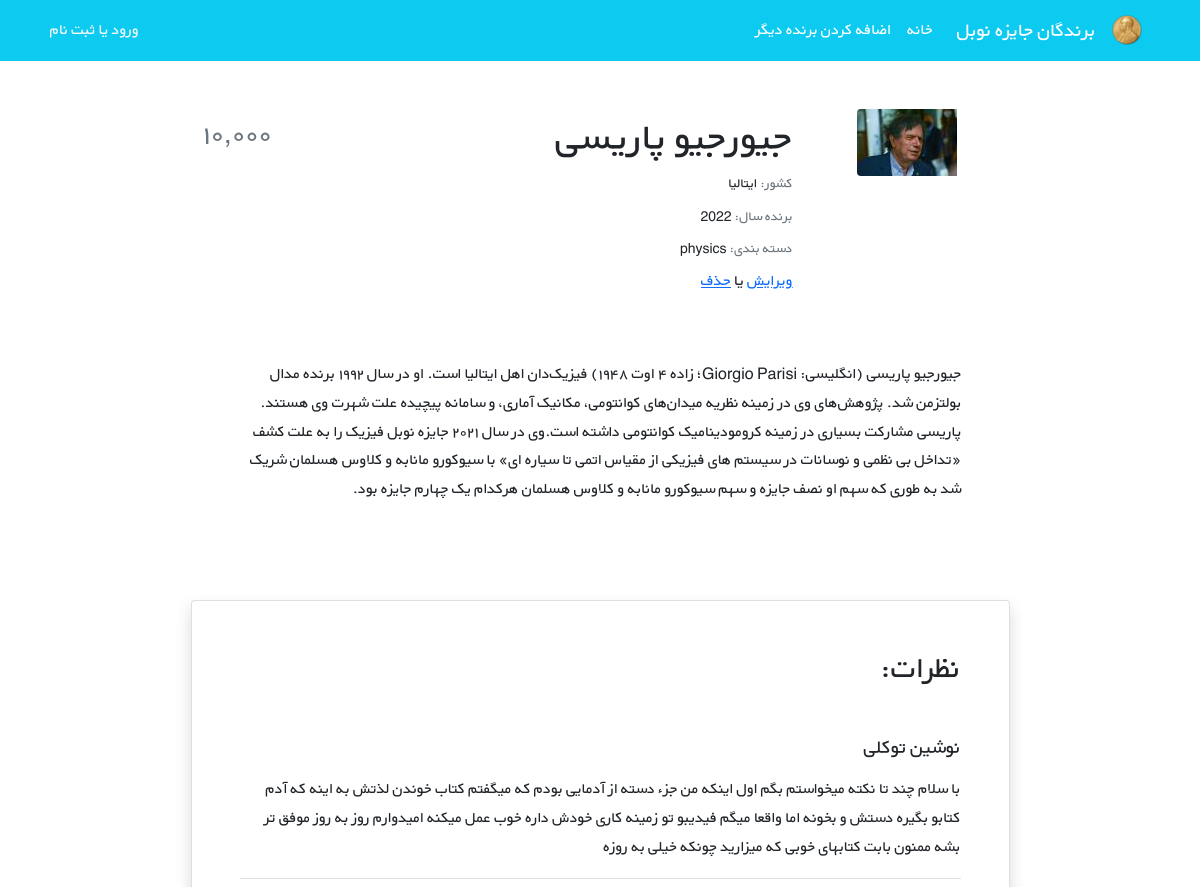
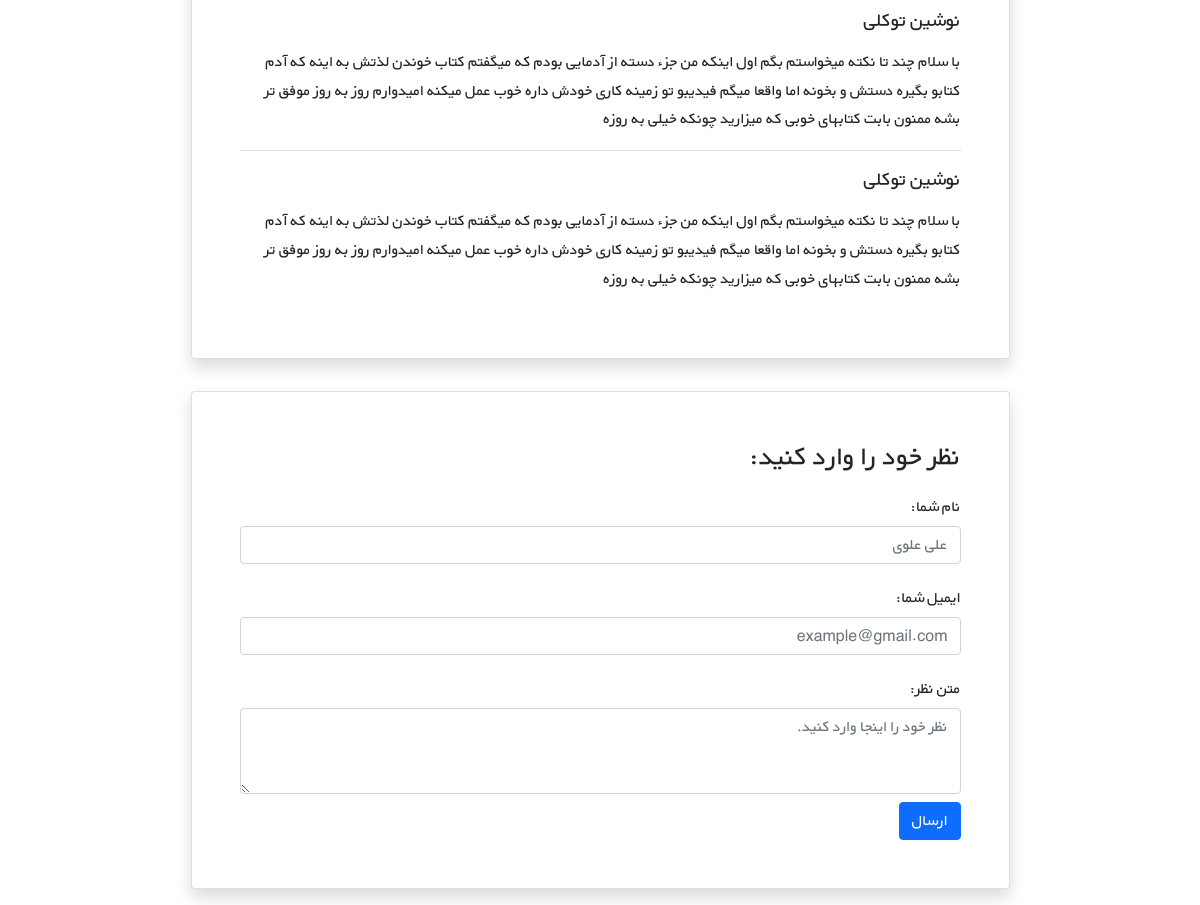
Page /nobels/1/ on the committed database (2 pictures, top to bottom).
### nobels/models.py (models this page shows, shortened)
class Nobel(models.Model):
    STATUS_CHOICES = (
        ('chemistry', 'chemistry'),
        ('economy', 'economy'),
        ("literature", "literature"),
        ("nobel peace", "nobel peace"),
        ("physics", "physics"),
        ("physiology and medicine", "physiology and medicine"),
    )
    name = models.CharField(max_length=200)
    description = models.TextField()
    year = models.PositiveIntegerField()
    country = models.CharField(max_length=50)
    grouping = models.CharField(choices=STATUS_CHOICES, max_length=23)
    cover = models.ImageField(upload_to="covers/",blank=True)
    datetime_created = models.DateTimeField(auto_now_add=True)
    datetime_modified = models.DateTimeField(auto_now=True)

### nobels/views.py (the view)
# urls.py: path("<int:pk>/", NobelDetailView.as_view(), name="nobel_detail"),
class NobelDetailView(generic.DetailView):
    model = Nobel
    template_name = "nobels/nobel_detail.html"

### nobels/templates/nobels/nobel_detail.html (shortened to what this page needs)
{% extends "_base.html" %}
{% block content %}
    <div class="container mt-5" dir="rtl">
        <div class="">
            <div class="">
                <div class="d-flex justify-content-center">
                    <div class="row w-sm-75 w-100">
                        <div class="col-xs-12 col-md-3 d-flex justify-content-center">
                            <div>
                                {% if nobel.cover %}
                                    <img src="{{ nobel.cover.url }}"
                                         class="img-fluid rounded-start" alt="...">
                                {% endif %}
                            </div>
                        </div>
                        <div class="col-xs-12 col-md-6 text-center text-md-end mt-md-1 mt-4">
                            <h1>{{ nobel.name }}</h1>
                            <h5 class="small my-1"><span class="text-muted">کشور: </span>{{ nobel.country }}</h5>
                            <h5 class="small my-1"><span class="text-muted">برنده سال: </span>{{ nobel.year }}</h5>
                            <h5 class="small my-1"><span class="text-muted">دسته بندی: </span>{{ nobel.grouping }}</h5>
                            <a href="{% url "nobel_update" nobel.id%}">ویرایش</a><apan> یا </apan>
                            <a href="{% url "nobel_delete" nobel.id%}">حذف</a>
                        </div>
                        <div class="col-xs-12 col-md-3 d-flex flex-column">
                            <h3 class="align-self-center pt-2 text-muted align-self-md-end">
                                ۱۰,۰۰۰
                            </h3>
                        </div>
                    </div>
                </div>
                <div class="d-flex justify-content-center">
                    <div class="my-3 p-5 w-sm-75 w-100">
                        {{ nobel.description|linebreaks }}
                    </div>
                </div>
                <div class="d-flex justify-content-center">
                    <div class="card shadow my-3 p-5 w-sm-75 w-100">
                        <h2 class="mb-5">نظرات:</h2>
                        <div class="border-bottom mb-3">
                            <h5 class="mb-3">نوشین توکلی</h5>
                            <p>با سلام چند تا نکته میخواستم بگم اول اینکه من جزء دسته از آدمایی بودم که میگفتم کتاب
                                خوندن لذتش
                                به اینه که آدم کتابو بگیره دستش و بخونه اما واقعا میگم فیدیبو تو زمینه کاری خودش داره
                                خوب عمل
                                میکنه امیدوارم روز به روز موفق تر بشه ممنون بابت کتابهای خوبی که میزارید چونکه خیلی به
                                روزه</p>
                        </div>
                        <div class="border-bottom mb-3">
                            <h5 class="mb-3">نوشین توکلی</h5>
                            <p>با سلام چند تا نکته میخواستم بگم اول اینکه من جزء دسته از آدمایی بودم که میگفتم کتاب
                                خوندن لذتش
                                به اینه که آدم کتابو بگیره دستش و بخونه اما واقعا میگم فیدیبو تو زمینه کاری خودش داره
                                خوب عمل
                                میکنه امیدوارم روز به روز موفق تر بشه ممنون بابت کتابهای خوبی که میزارید چونکه خیلی به
                                روزه</p>
                        </div>
                        <div>
                            <h5 class="mb-3">نوشین توکلی</h5>
                            <p>با سلام چند تا نکته میخواستم بگم اول اینکه من جزء دسته از آدمایی بودم که میگفتم کتاب
                                خوندن لذتش
                                به اینه که آدم کتابو بگیره دستش و بخونه اما واقعا میگم فیدیبو تو زمینه کاری خودش داره
                                خوب عمل
                                میکنه امیدوارم روز به روز موفق تر بشه ممنون بابت کتابهای خوبی که میزارید چونکه خیلی به
                                روزه</p>
                        </div>
                    </div>
                </div>
                <div class="d-flex justify-content-center">
                    <div class="card shadow my-3 p-5 w-sm-75 w-100">
                        <h3>نظر خود را وارد کنید:</h3>
                        <form method="POST">
                            <div class="form-group py-2">
                                <label class="py-1" for="author_name">نام شما:</label>
                                <input type="text" class="form-control" placeholder="علی علوی" name="author_name">
                            </div>
                            <div class="form-group py-2">
                                <label class="py-1" for="email">ایمیل شما:</label>
                                <input type="email" class="form-control" placeholder="example@gmail.com" name="email">
                            </div>
                            <div class="form-group py-2">
                                <label class="py-1" for="comment_text">متن نظر:</label>
                                <textarea class="form-control" name="text" rows="3"
                                          placeholder="نظر خود را اینجا وارد کنید."></textarea>
                            </div>
                            <button type="submit" class="btn btn-primary">ارسال</button>
                        </form>
                    </div>
                </div>
            </div>
        </div>
    </div>
{% endblock %}

### static/css/style.css (style rules this page uses)
* { font-family: 'BYekan', sans-serif; line-height: 1.8rem; }
@media (min-width: 576px) { .w-sm-75 { width: 75%!important; } }

### rows in the picture
Nobel: cover (picture), name "جیورجیو پاریسی", country "ایتالیا", year "2022", grouping "physics", description "جیورجیو پاریسی (انگلیسی: Giorgio Parisi؛ زاده ۴ اوت ۱۹۴۸) فیزیک‌دان اهل ایتالیا است. او در سال ۱۹۹۲ برنده مدال بولتزمن شد. پژوهش‌های وی در زمینه نظریه میدان‌های کوانتومی، مکانیک آماری، و سامانه پیچیده علت شهرت وی هستند. پاریسی مشارکت بسیاری در زمینه کرومودینامیک کوانتومی داشته است.وی در سال ۲۰۲۱ جایزه نوبل فیزیک را به علت کشف «تداخل بی نظمی و نوسانات در سیستم های فیزیکی از مقیاس اتمی تا سیاره ای» با سیوکورو مانابه و کلاوس هسلمان شریک شد به طوری که سهم او نصف جایزه و سهم سیوکورو مانابه و کلاوس هسلمان هرکدام یک چهارم جایزه بود."
